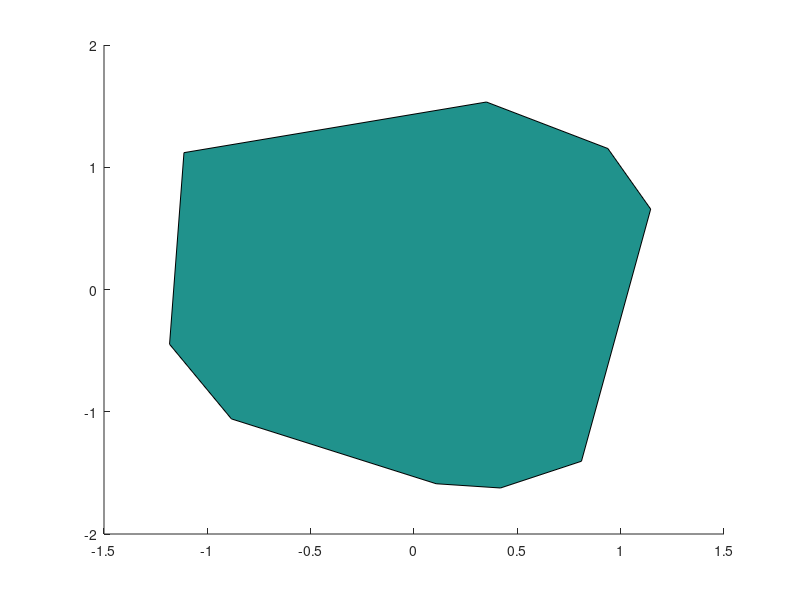

This chart was generated by the following MATLAB code:
close all
clear variables
clc

geometric_list = load('geometric_list-CU.txt');

par_sel = 3;
% extract coordinates of the par_sel-th particle
conv_hull_pointsN = geometric_list(par_sel,8);
conv_hull_points = reshape(geometric_list(par_sel,9:8+conv_hull_pointsN*2),[2,conv_hull_pointsN]); % hyp: cx_1, cy_1, cx_2, cy_2, ecc...
conv_hull_points = reshape(geometric_list(par_sel,9:8+conv_hull_pointsN*2),[conv_hull_pointsN,2])';% hyp: cx_1, cx_2, cy_1, cy_2, ecc...



polar_coord_theta = cart2pol(conv_hull_points(1,:),conv_hull_points(2,:));
polar_coord_theta = [polar_coord_theta;1:length(polar_coord_theta)];
polar_coord_theta2 = sortrows(polar_coord_theta');

conv_hull_points_sorted = conv_hull_points(:,polar_coord_theta2(:,2));
patch(conv_hull_points_sorted(1,:),conv_hull_points_sorted(2,:),0)
